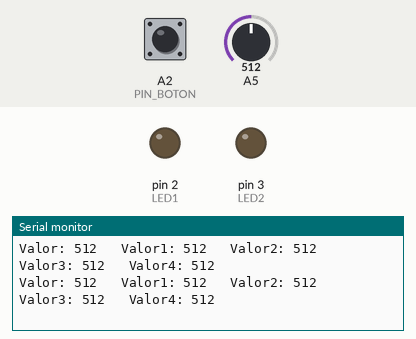
A sketch run on a simulated Arduino Uno, built with avr-gcc and run on an emulated ATmega328P. Parts: output pins drawn as LEDs (lit = HIGH), the last lines printed to the serial monitor. The test bench sets the inputs (shaded band); at power-on: A5 = 512, A2 (PIN_BOTON) HIGH.

Above: at 1.2 s.
1.3 s: A5 set to 104
At 1.45 s:
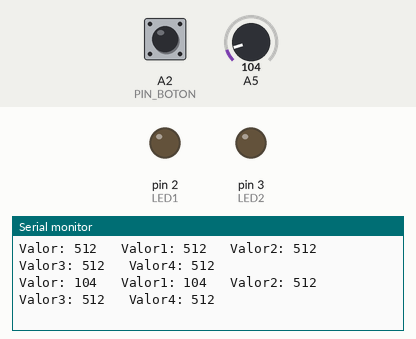
4.3 s: A5 set to 94
At 4.31 s:
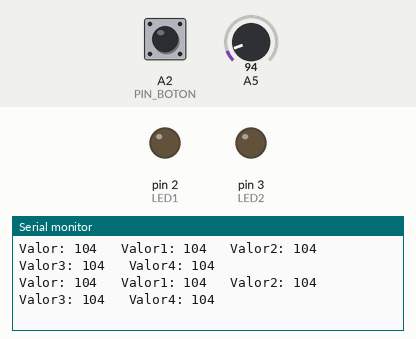
Timing chart, 0 to 7.3 s (numbered marks = the images above; inputs shaded):
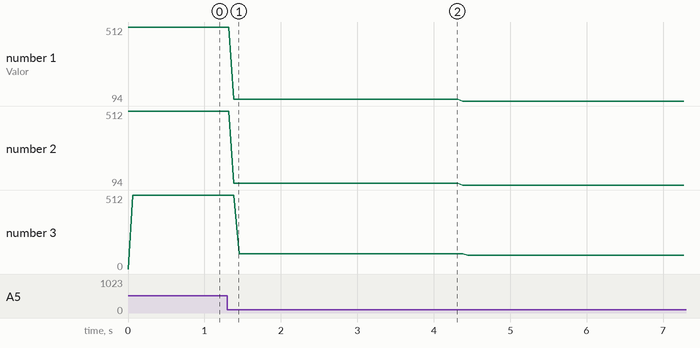

Measured:
- after the input at 1.3 s, the serial monitor: prints a new line after 0.09 s (image 1)
- plotted number 1: 512 → 104 after the input at 1.3 s, 104 → 94 after the input at 4.3 s
- plotted number 2: 512 → 104 after the input at 1.3 s, 104 → 94 after the input at 4.3 s
- plotted number 3: 512 → 104 after the input at 1.3 s, 104 → 94 after the input at 4.3 s

The sketch:

ELSEQUENCER_CUERVO.ino
```cpp
/******************************************************
 *                                                    *
 *    CÓDIGO PARA CONTROLAR EL WIRES A TRAVÉS DE      *
 *     DE "EL SEQUENCER" DE SPARKFUN Y USANDO         *
 *     UN VUMETRO A PARTIR DEL "SOUND DETECTOR"       *
 *        TAMBIÉN DE SPARKFUN, CON UN GUANTE          *
 *        INTERRUPTOR DE TELA CONDUCTIVA              *
 *                                                    *
 ******************************************************/


// Se declaran los pines para el guante interruptor
// Se declaran los pines que se usaran para el EL wire (o leds) (2 - 9 / A - H) en EL sequencer.
int PIN_BOTON = A2;
int LED1 = 2;
int LED2 = 3;

//Variable que se usará para determinar si se ha presionado el guante interruptor para iniciar el código del vumetro
//(Una sola vez)
int botonpresionado = 0;

//Se declaran valores que se usaran para el silencio.
int Valor;
int Valor1;
int Valor2;
int Valor3;
int Valor4;


void setup()
{
  //Se inicia la conexión serial
  Serial.begin(9600);
  //Se definen los tipos de pines para los leds y el interruptor
  pinMode(LED1,OUTPUT);
  pinMode(LED2,OUTPUT);
  pinMode(PIN_BOTON,INPUT);
  //Se conecta el interruptor a la resistencia "pull-up" interna para evitar el ruido en la lectura
  //Explicación más detallada de esto y del funcionamiento de los interruptores: http://www.instructables.com/id/Arduino-Button-Tutorial/?ALLSTEPS
  digitalWrite(PIN_BOTON,HIGH);
}


//Se define una función que lee el pin del guante interruptor y returna su estado (HIGH o LOW)
//Si el valor es LOW, el botón ha sido presionado.
boolean handle_button()
{
  int button_pressed = !digitalRead(PIN_BOTON); // pin low -> pressed
  return button_pressed;
}


void loop()
{

  //Para revisar si el interruptor funciona, descomentar la línea siguiente y comentar la lectura del "Valor"
  //Serial.print(button_pressed ? "^" : ".");

  //Se lee el valor del pin A5 en este caso la salida de audio del "Sound detector"
  Valor = analogRead(A5);

 //Transferimos los valores para saber cual era el estado anterior

 Valor4 = Valor3;

 Valor3 = Valor2;

 Valor2 = Valor1;

 Valor1 = Valor;


//Visualizamos los valores en el monitor serial (Útil para determinar los valores máximos y mínimos del sensor), una vez calibrado puede comentarse

 Serial.print("Valor: ");

 Serial.print(Valor);

 Serial.print("\t Valor1: ");

 Serial.print(Valor1);

 Serial.print("\t Valor2: ");

 Serial.print(Valor2);

 Serial.print("\t Valor3: ");

 Serial.print(Valor3);

 Serial.print("\t Valor4: ");

 Serial.println(Valor4);


  // Llamamos la función que lee el estado del guante interruptor
  boolean button_pressed = handle_button();

  //Si el guante interruptor fue presionado, cambiar el estado de la variable estática que da inicio al código del vumetro.
  if (button_pressed)
  {
    botonpresionado = 1;
  }

  if (botonpresionado == 1){

//Condicionamos que si el programa lee 4 veces seguidas 0 que se apagen los leds, si no ponemos esto los leds parpadearan mucho

if (Valor1+Valor2+Valor3+Valor4==0){

  digitalWrite(LED1,LOW);

  digitalWrite(LED2,LOW);
}


//Encendemos los leds segun el valor de entrada.
//Si el valor de lectura del sensor es mayor a determinado valor, encender led, si no, apagarlo. Esto es lo que usamos para calibrar el vumetro
//Para usar una escala paralela para encender un número n de leds:

//Valor máximo sensor -  Valor mínimo sensor / número de leds = incremento entre el valor asignado a cada led.

else{

 if (Valor>600){

   digitalWrite(LED1, HIGH);

 }

 else{

   digitalWrite(LED1, LOW);

 }


 if (Valor>624){

   digitalWrite(LED2, HIGH);

 }

 else{

   digitalWrite(LED2, LOW);

 }
}

}

}
```
